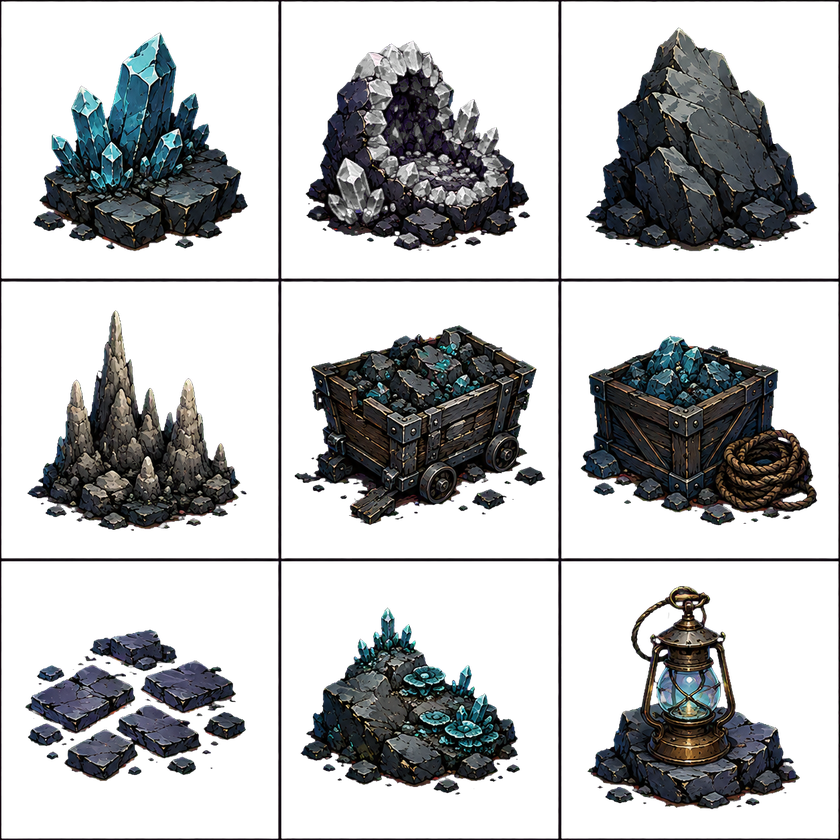
#> input picture godot/assets/biomes/raw/crystal-alpha.png, 840 x 840 px, shrunk from 1254 x 1254 before the run; its folder holds only this picture in this run
$ python repair_extraction.py
#> lines starting #> are read from the running program, lines starting #| are printed output that depends on the picture; after the words box and inside, x2 and y2 are one past the last pixel; in counts of white or black regions, pixels touching at a corner belong together
"""Extract connected subjects on the whole sheet BEFORE grouping by cell center.
Nominal cell edges are guides, never a reason to delete a subject crossing them.
"""
from pathlib import Path
from PIL import Image
import numpy as np
from scipy import ndimage
import json, shutil
root=Path(__file__).resolve().parent
qc=[]
for key in ['crystal','swamp','sewer','whale']:
 a=np.array(Image.open(root/(key+'-alpha.png')).convert('RGBA'))
#> a is the input picture: shape (840, 840, 4); mean R, G, B, A 18.1, 19.1, 20.2, 86.7
 if key=='crystal':
  for axis in [0,1]:
   for j in range(4):
    at=round(a.shape[axis]*j/3)
    if axis==0:a[max(0,at-5):at+5,:,3]=0
    else:a[:,max(0,at-5):at+5,3]=0
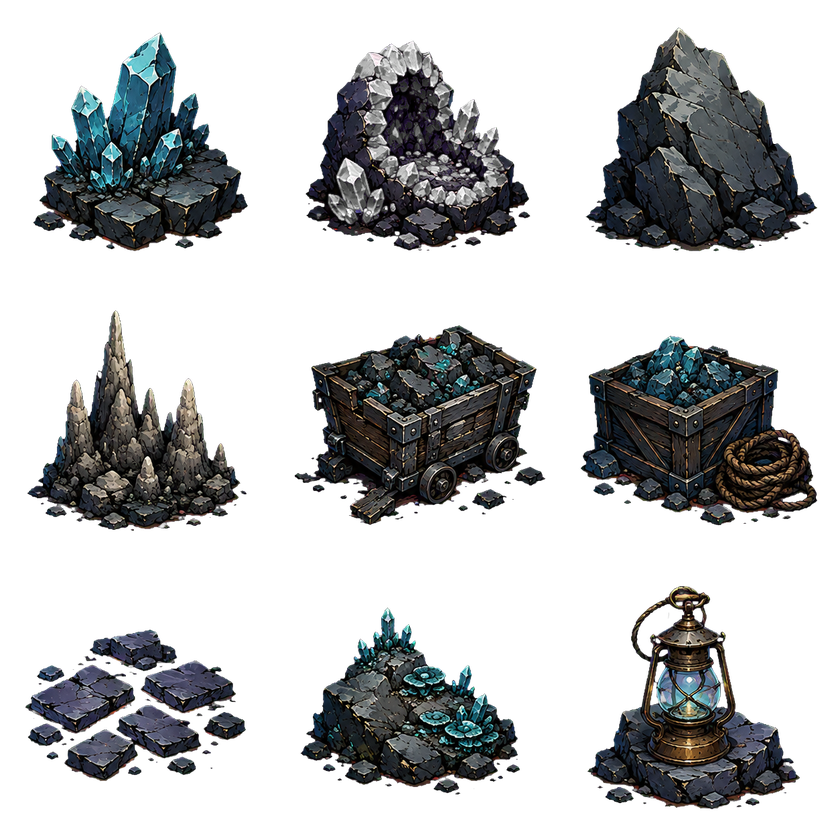
#> a: shape (840, 840, 4); 4.23% of pixels changed, all inside (x1, y1, x2, y2) = (0, 0, 840, 840); transparent parts drawn white
 labels,n=ndimage.label(a[:,:,3]>32)
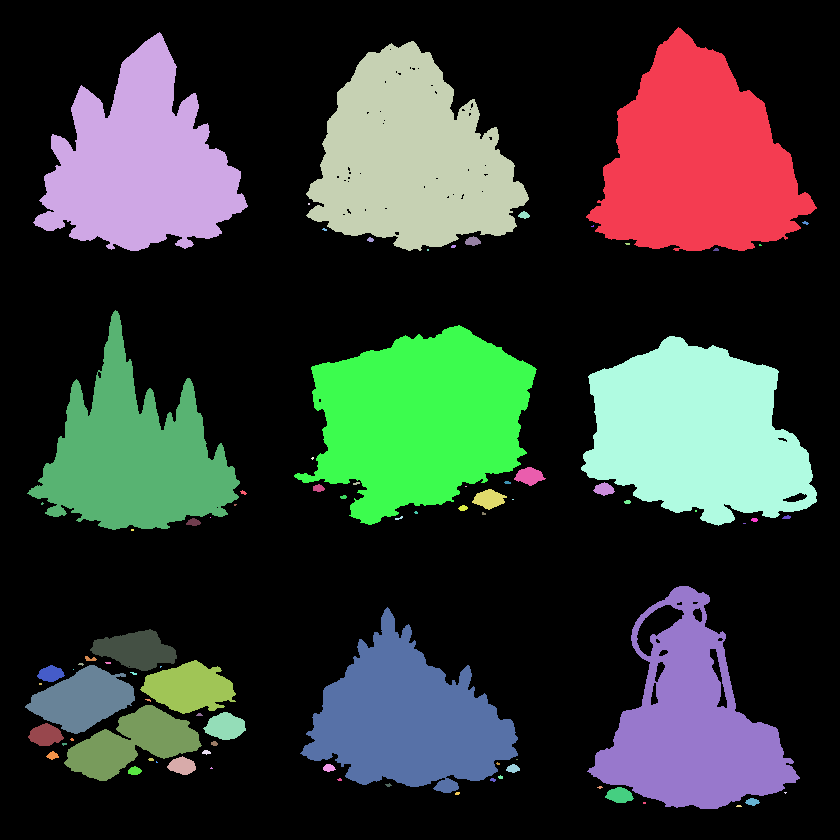
#> labels: shape (840, 840) int32; 87 distinct labels, from 0 to 86; one colour per label, 0 black
#> n = 86
 groups=[[] for _ in range(9)]
 for label,sl in enumerate(ndimage.find_objects(labels),1):
  if sl is None:continue
  mask=labels[sl]==label
  if mask.sum()<90:continue
  ys,xs=sl;cx=(xs.start+xs.stop)/2;cy=(ys.start+ys.stop)/2
  cell=min(2,int(cy/a.shape[0]*3))*3+min(2,int(cx/a.shape[1]*3))
  groups[cell].append(label)
#> this loop made 86 passes
#> (cx, cy, cell) on passes 1, 2, 3, 9, 16, 17, 18, 20, 23, 26, 44, 45: (701.5, 139, 2), (140.5, 141.5, 0), (417.5, 146, 1), (473, 241, 1), (133.5, 420, 3), (415.5, 425, 4), (699, 431, 5), (530, 476.5, 4), (604, 489, 5), (489.5, 499.5, 4), (693.5, 697.5, 8), (409, 700, 7)
#> mask on passes 4, 7, 12, 15, 25, 29: [[True, True], [True, True]], [[False, False, True], [True, True, True]], [[True, True, False], [True, True, True]], [[True, True], [True, True]], [[True, True]], [[True, True]]
#> pass 1, `mask=labels[sl]==label`:
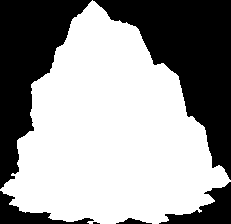
#> mask: shape (224, 231) bool; 60.3% white; 6 black regions (1 under 20 px), largest, box (x1, y1, x2, y2) and area: (93, 0, 231, 180) 10369, (0, 0, 92, 189) 7735, (159, 182, 231, 224) 1311, (0, 191, 94, 224) 993, (116, 218, 152, 224) 108
#> pass 2, `mask=labels[sl]==label`:
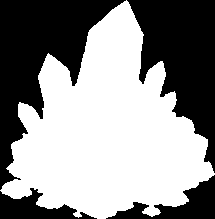
#> mask: shape (219, 215) bool; 56.2% white; 4 black regions, box (x1, y1, x2, y2) and area: (0, 0, 126, 190) 9225, (127, 0, 215, 173) 8148, (106, 175, 215, 219) 1814, (0, 188, 97, 219) 1413
 for i,ids in enumerate(groups):
  out=a.copy();out[:,:,3][~np.isin(labels,ids)]=0
  im=Image.fromarray(out);bounds=im.getbbox();assert bounds
  im=im.crop(bounds)
  assert im.height>70 and im.width>70,(key,i,im.size)
  im.save(root.parent/key/f'prop-{i}.png')
  qc.append({'biome':key,'asset':f'prop-{i}','bounds':bounds,'size':im.size,'anchor':[.5,1]})
#> this loop made 9 passes
#> bounds on passes 1 to 9: (33, 32, 248, 251), (306, 41, 529, 251), (586, 27, 817, 251), (27, 310, 240, 530), (294, 325, 546, 525), (581, 336, 817, 526), (25, 629, 246, 781), (300, 607, 518, 793), (587, 586, 800, 809)
#> pass 2, `im=im.crop(bounds)`:
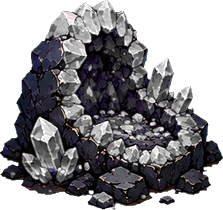
#> im: PIL image 223x210 RGBA; mean R, G, B, A 34, 32.5, 36, 133.6; transparent parts drawn white
#> after the loop:
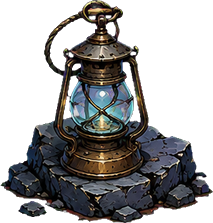
#> im: PIL image 213x223 RGBA; mean R, G, B, A 29.7, 29, 29.2, 120.3; transparent parts drawn white
#> after the loop:
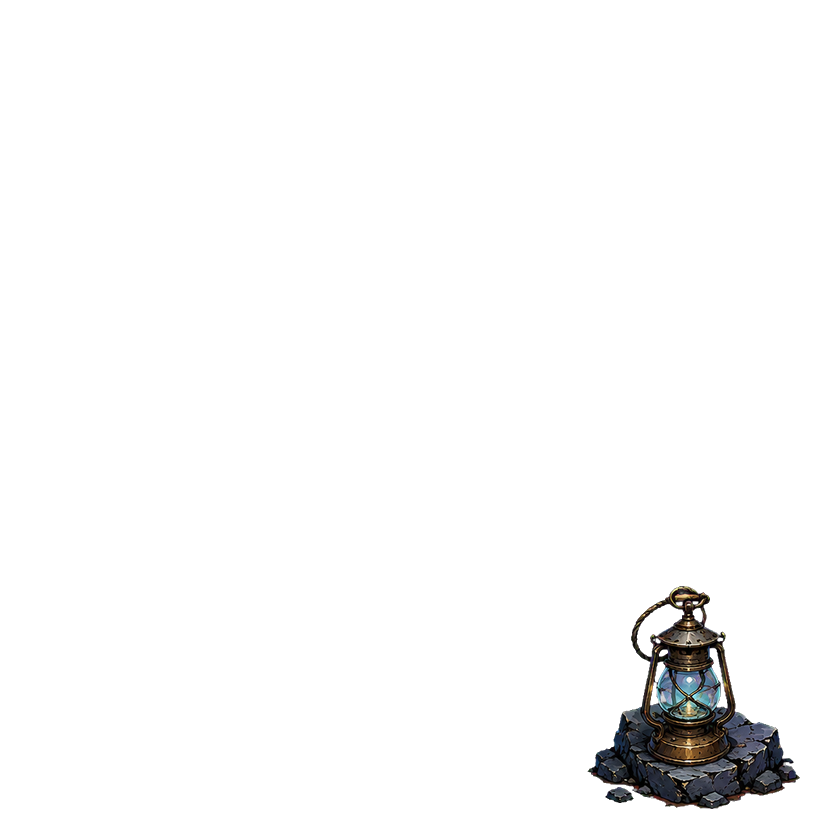
#> out: shape (840, 840, 4); mean R, G, B, A 18.1, 19.1, 20.2, 8.1; transparent parts drawn white
#> after the loop, qc = 9 items
#> (the run stopped early here; a loop or call above may not have finished)
